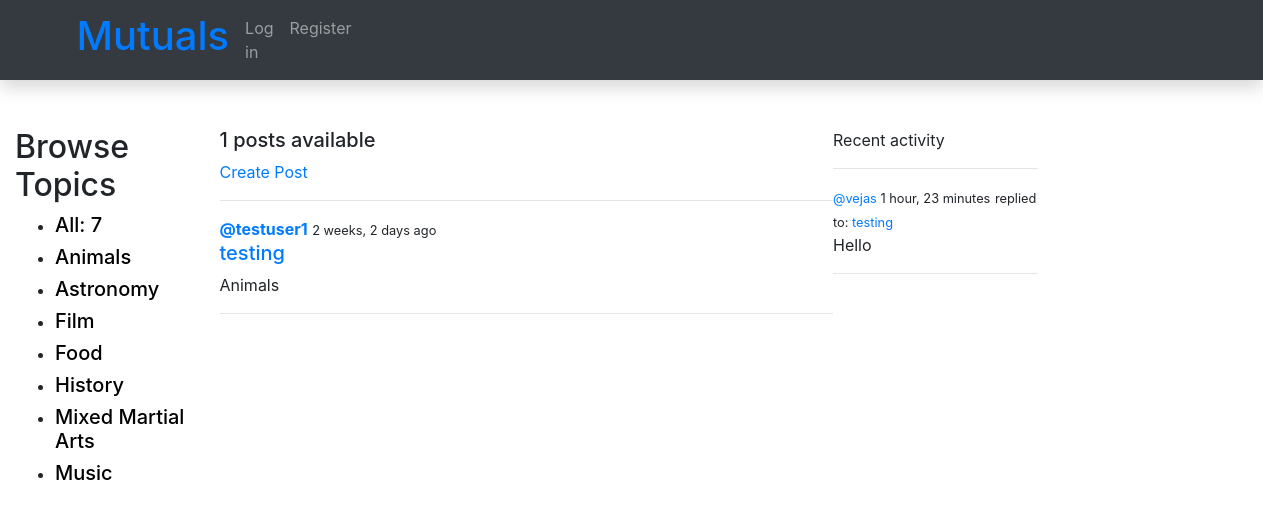
Page /?q=Animals on the committed database.
### library/models.py (models this page shows, shortened)
class Interest(models.Model):
    name = models.CharField('Interest name', max_length=100)
    description = HTMLField()
    def __str__(self):
        return self.name
    class Meta:
        ordering = ['name']

class Post(models.Model):
    post_name = models.CharField('Post name', max_length=100)
    description = HTMLField()
    updated = models.DateTimeField(auto_now=True)
    created = models.DateTimeField(auto_now_add=True)
    interest_tag = models.ManyToManyField(Interest, related_name='interest_tag')
    post_host = models.ForeignKey(User, on_delete=models.SET_NULL, null=True)
    class Meta:
        ordering = ['-updated', 'created']
    def __str__(self):
        return self.post_name

class Comment(models.Model):
    user = models.ForeignKey(User, on_delete=models.CASCADE)
    post = models.ForeignKey(Post, on_delete=models.CASCADE)
    body = models.TextField()
    updated = models.DateTimeField(auto_now=True)
    created = models.DateTimeField(auto_now_add=True)
    class Meta:
        ordering = ['-updated', 'created']

### library/views.py (the view)
# urls.py: path('', views.home, name="home"),
def home(request):
    q = request.GET.get('q') if request.GET.get('q') != None else ''
    posts = Post.objects.filter(
        Q(interest_tag__name__icontains=q) |
        Q(description__icontains=q) |
        Q(post_name__icontains=q)
    )
    interests = Interest.objects.all()
    posts_count = posts.count()
    activity_comments = Comment.objects.filter(
        Q(post__interest_tag__name__icontains=q)
    )
    context = {
        'posts': posts,
        'interests': interests,
        'posts_count': posts_count,
        'activity_comments': activity_comments
    }
    return render(request, 'library/home.html', context)

### library/templates/library/home.html (shortened to what this page needs)
{% extends 'main.html' %}
{% block content %}
<div class="home-container">
    <div>
       {% include 'library/topics_component.html' %}
    </div>
    <div>
        <h5>{{posts_count}} posts available</h5>
        <a href="{% url 'create-post' %}" >Create Post</a>
            <hr>
            <div>
                {% include 'library/feed_component.html' %}
            </div>
    </div>
        {% include 'library/activity_component.html' %}
</div>
{% endblock %}

### library/templates/library/topics_component.html (shortened to what this page needs)
<div class="topics">
  <div class="topics__header">
    <h2>Browse Topics</h2>
  </div>
  <ul class="topics__list">
    <li>
      <h5><a style="color:black" href="{% url 'home' %}" class="active">All: <span>{{interests.count}}</span></a></h5>
    </li>
      {% for a in interests %}
    <li>
      <h5><a style="color:black" href="{% url 'home' %}?q={{ a.name }}">{{a.name}}</a></h5>
      {% endfor %}
  </ul>
</div>

### library/templates/library/feed_component.html (shortened to what this page needs)
{% for a in posts %}
    <div>
        {% if a.post_host.id %}
        <a href="{% url 'user-profile' a.post_host.id %}"><strong>@{{a.post_host}}</strong></a>
        {% endif %}
        <small>{{ a.updated |timesince}} ago </small>
        <h5><a href="{% url 'topic' a.id %}">{{a.post_name}}</a></h5>
        {% for i in a.interest_tag.all %}
        <p>{{i}}</p>
        {% endfor %}
        <hr>
    </div>
{% endfor %}

### library/templates/library/activity_component.html (shortened to what this page needs)
<div>
<hr3>Recent activity</hr3>
<hr>
{% for a in activity_comments %}
    <div>
        <small><a href="{% url 'user-profile' a.user.id %}">@{{a.user}}</a> {{a.updated|timesince}}</small>
        <small>replied to: <a href="{% url 'topic' a.id %}">{{a.post}}</a></small>
        <p>{{a.body}}</p>
        <hr>
    </div>
{% endfor %}
</div>

### library/templates/library/home.html (style rules this page uses)
.home-container { display:grid; grid-template-columns: 1fr 3fr 1fr; }

### rows in the picture
Interest: name "Animals"
Interest: name "Astronomy"
Interest: name "Film"
Interest: name "Food"
Interest: name "History"
Interest: name "Mixed Martial Arts"
Interest: name "Music"
Post: post_host "testuser1", updated "2 weeks, 2 days", post_name "testing"
Comment: user "vejas", updated "1 hour, 23 minutes", post "testing", body "Hello"

### other values in the picture
{{ interests.count }} "7"
{{ posts_count }} "1"
